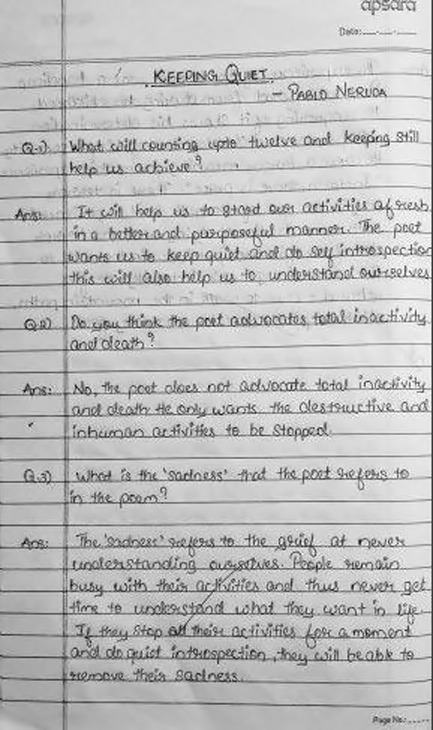
#> input picture eval/test.jpg, 433 x 730 px
$ python align_robust.py
#> lines starting #> are read from the running program, lines starting #| are printed output that depends on the picture; after the words box and inside, x2 and y2 are one past the last pixel; in counts of white or black regions, pixels touching at a corner belong together
# align_robust.py
# Robust alignment for tilted question papers
# Combines three angle estimators (minAreaRect, PCA, Hough) and uses the median angle.
# Author: Asik Kani (improved)

import cv2
import numpy as np
import math

def angle_from_minarea(thresh):
    # coords of foreground pixels
    coords = np.column_stack(np.where(thresh > 0))
    if len(coords) < 10:
        return None
    rect = cv2.minAreaRect(coords)
    angle = rect[-1]
    # convert OpenCV angle to rotation angle (degrees)
    if angle < -45:
        angle = -(90 + angle)
    else:
        angle = -angle
    return float(angle)

def angle_from_pca(thresh):
    coords = np.column_stack(np.where(thresh > 0))
    if len(coords) < 10:
        return None
    # PCA using SVD on centered coords
    coords = coords.astype(np.float32)
    mean = coords.mean(axis=0)
    centered = coords - mean
    u, s, vt = np.linalg.svd(centered, full_matrices=False)
    # first principal component direction
    pc = vt[0]
    angle_rad = math.atan2(pc[0], pc[1])  # note: coords are (row=y, col=x) so swap
    angle_deg = np.degrees(angle_rad)
    # convert to deskew rotation (negative)
    return -angle_deg

def angle_from_hough(gray):
    # detect strong lines and compute their angles
    edges = cv2.Canny(gray, 50, 150, apertureSize=3)
    # use probabilistic Hough to get line segments
    lines = cv2.HoughLinesP(edges, 1, np.pi/180, threshold=100, minLineLength=100, maxLineGap=20)
    if lines is None:
        return None
    angles = []
    for x1, y1, x2, y2 in lines[:,0]:
        dx = x2 - x1
        dy = y2 - y1
        if dx == 0 and dy == 0:
            continue
        ang = math.degrees(math.atan2(dy, dx))
        # we want angles near 0 (horizontal) — convert to -90..90
        if ang > 90:
            ang -= 180
        if ang <= -90:
            ang += 180
        # consider mostly near-horizontal lines; filter steep ones
        if abs(ang) < 45:
            angles.append(ang)
    if len(angles) == 0:
        return None
    # return mean of angles
    return float(np.median(angles))

def normalize_angle(a):
    # normalize to -90..90
    if a is None:
        return None
    a = float(a)
    while a <= -90:
        a += 180
    while a > 90:
        a -= 180
    return a

def rotate_image(img, angle):
    (h, w) = img.shape[:2]
    center = (w//2, h//2)
    M = cv2.getRotationMatrix2D(center, angle, 1.0)
    rotated = cv2.warpAffine(img, M, (w, h), flags=cv2.INTER_CUBIC, borderMode=cv2.BORDER_REPLICATE)
    return rotated

def crop_to_content(rotated):
    gray = cv2.cvtColor(rotated, cv2.COLOR_BGR2GRAY)
    _, th = cv2.threshold(gray, 0, 255, cv2.THRESH_BINARY | cv2.THRESH_OTSU)
    # invert so content is white
    th_inv = 255 - th
    coords = cv2.findNonZero(th_inv)
    if coords is None:
        return rotated
    x, y, w, h = cv2.boundingRect(coords)
    cropped = rotated[y:y+h, x:x+w]
    return cropped

def preprocess_for_angles(img):
    # create a threshold image highlighting ink/text
    gray = cv2.cvtColor(img, cv2.COLOR_BGR2GRAY)
    # equalize and blur a bit
    gray_eq = cv2.equalizeHist(gray)
    blur = cv2.GaussianBlur(gray_eq, (5,5), 0)
    # adaptive threshold might help with uneven lighting
    th = cv2.adaptiveThreshold(blur, 255, cv2.ADAPTIVE_THRESH_GAUSSIAN_C,
                               cv2.THRESH_BINARY, 31, 15)
    # invert: we want ink=white (255)
    th_inv = 255 - th
    # morphological opening to remove small noise
    kernel = cv2.getStructuringElement(cv2.MORPH_RECT, (3,3))
    th_inv = cv2.morphologyEx(th_inv, cv2.MORPH_OPEN, kernel, iterations=1)
    return gray_eq, th_inv

def align_robust(image_path, output_path="aligned_robust.jpg", debug=False):
    img = cv2.imread(image_path)
    if img is None:
        print("❌ Image not found.")
        return None

    # Work on copy for angle estimation but keep original resolution
    gray_for_hough, thresh = preprocess_for_angles(img)

    a1 = angle_from_minarea(thresh)
    a2 = angle_from_pca(thresh)
    a3 = angle_from_hough(gray_for_hough)

    a1 = normalize_angle(a1)
    a2 = normalize_angle(a2)
    a3 = normalize_angle(a3)

    # collect available angles
    candidates = [a for a in (a1, a2, a3) if a is not None]
    if len(candidates) == 0:
        print("⚠️ Could not estimate skew angle — saving original.")
        cv2.imwrite(output_path, img)
        return img

    # use median for robustness
    final_angle = float(np.median(candidates))

    # If angle tiny, skip rotation
    if abs(final_angle) < 0.15:
        print(f"🧭 Estimated angle {final_angle:.3f}° (tiny) — no rotation applied.")
        rotated = img.copy()
    else:
        rotated = rotate_image(img, final_angle)

    cropped = crop_to_content(rotated)

    cv2.imwrite(output_path, cropped)
    if debug:
        print("Angles (deg): minAreaRect={:.3f}, PCA={:.3f}, Hough={:.3f}".format(
            a1 if a1 is not None else float('nan'),
            a2 if a2 is not None else float('nan'),
            a3 if a3 is not None else float('nan')))
        print(f"Final applied rotation: {final_angle:.3f}°")
        # save debug visuals
        cv2.imwrite("debug_thresh.png", thresh)
        cv2.imwrite("debug_rotated.png", rotated)
        cv2.imwrite("debug_cropped.png", cropped)

    print(f"✅ Aligned saved: {output_path}  (angle applied: {final_angle:.3f}°)")
    return cropped

if __name__ == "__main__":
    path = input("📂 Enter image path: ").strip()
#> the answer given: ../eval/test.jpg
    out = input("📂 Output filename (ENTER for aligned_robust.jpg): ").strip()
#> the answer given: out.png
    if out == "":
        out = "aligned_robust.jpg"
    aligned = align_robust(path, out, debug=True)
#> in align_robust, img is the input picture: shape (730, 433, 3); min 4, max 255, mean 189.3
#> in preprocess_for_angles, `gray_eq = cv2.equalizeHist(gray)`:
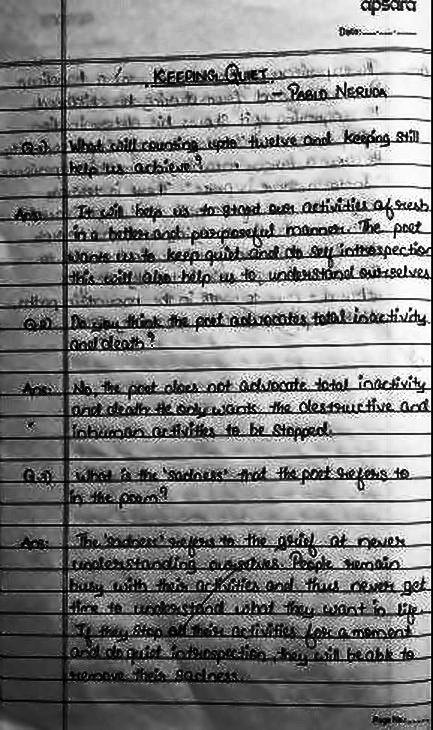
#> gray_eq: shape (730, 433); min 0, max 255, mean 128.9
#> in preprocess_for_angles, `blur = cv2.GaussianBlur(gray_eq, (5,5), 0)`:
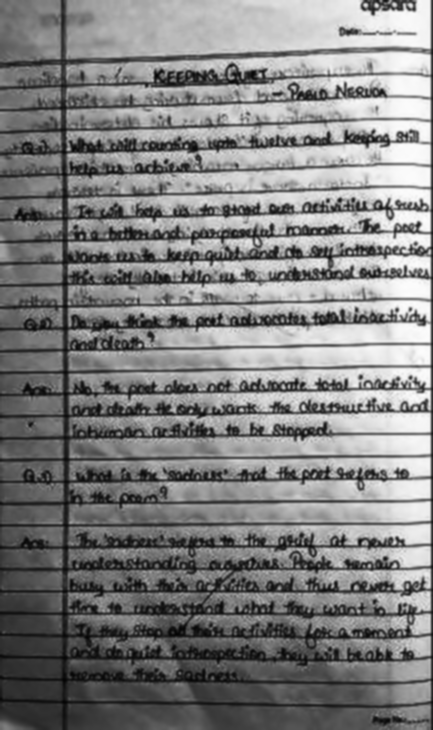
#> blur: shape (730, 433); min 4, max 253, mean 129
#> in preprocess_for_angles, `th = cv2.adaptiveThreshold(blur, 255, cv2.ADAPTIVE_THRESH_GAUSSIAN_C, ..`:
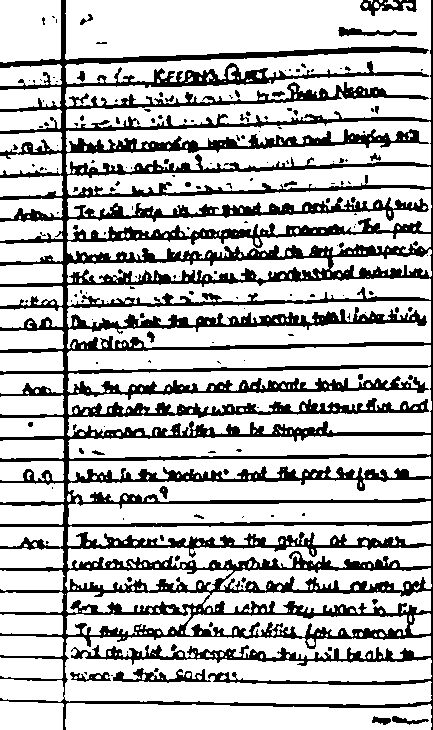
#> th: shape (730, 433); 74.4% white; 164 black regions (126 under 20 px), largest, box (x1, y1, x2, y2) and area: (0, 0, 433, 730) 77221, (113, 668, 211, 683) 601, (360, 0, 417, 16) 421
#> in preprocess_for_angles, `th_inv = cv2.morphologyEx(th_inv, cv2.MORPH_OPEN, kernel, iterations=1)`:
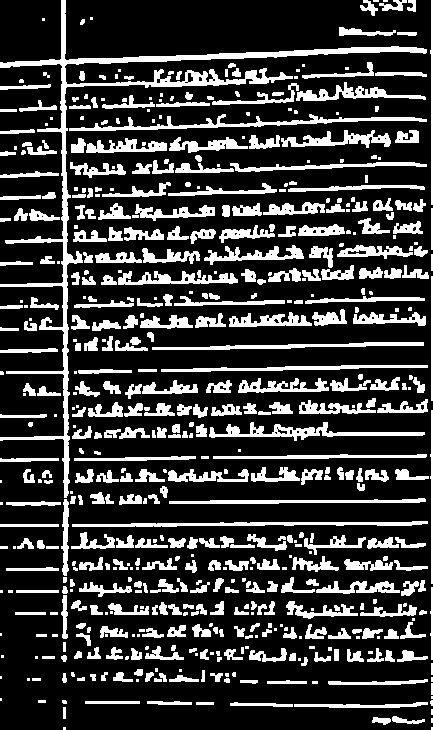
#> th_inv: shape (730, 433); 22.7% white; 565 white regions (165 under 20 px), largest, box (x1, y1, x2, y2) and area: (0, 0, 427, 498) 7385, (69, 114, 427, 131) 1519, (209, 422, 425, 441) 1298
#> in angle_from_minarea, `coords = np.column_stack(np.where(thresh > 0))`: coords = 71652 pairs, first value 0 to 729, second value 0 to 432
#> in angle_from_minarea, `rect = cv2.minAreaRect(coords)`: rect = ((364.5, 216), (432, 729), -90)
#> in angle_from_minarea, `angle = rect[-1]`: angle = -90
#> in angle_from_minarea, `angle = -(90 + angle)`: angle = 0
#> in angle_from_pca, `mean = coords.mean(axis=0)`: mean = [353.9, 225.4]
#> in angle_from_pca, `centered = coords - mean`: centered = 71652 pairs, first value -353.9 to 375.1, second value -225.4 to 206.6
#> in angle_from_pca, `u, s, vt = np.linalg.svd(centered, full_matrices=False)`: u = 71652 pairs, first value -0.00707 to 0.00751, second value -0.0074 to 0.00683; s = [50958.6, 32246.8]; vt = [[0.999, 0.0389], [-0.0389, 0.999]]
#> in angle_from_pca, `pc = vt[0]`: pc = [0.999, 0.0389]
#> in angle_from_pca, `angle_rad = math.atan2(pc[0], pc[1])`: angle_rad = 1.53
#> in angle_from_pca, `angle_deg = np.degrees(angle_rad)`: angle_deg = 87.77
#> in align_robust, `a2 = angle_from_pca(thresh)`: a2 = -87.77
#> in angle_from_hough, `edges = cv2.Canny(gray, 50, 150, apertureSize=3)`:
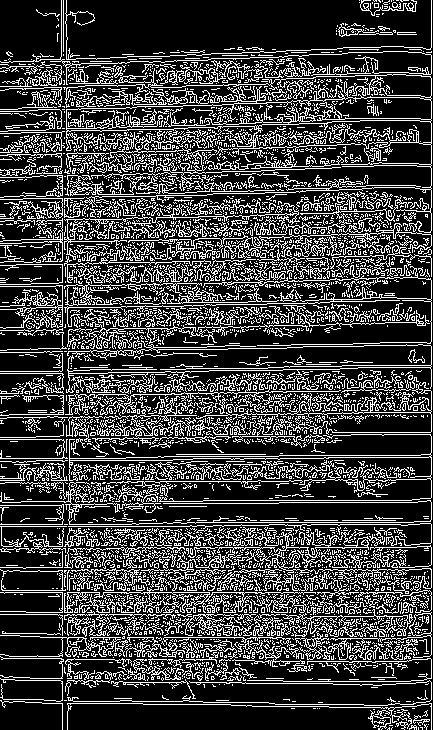
#> edges: shape (730, 433); 25% white in thin lines or dots
#> in angle_from_hough, `lines = cv2.HoughLinesP(edges, 1, np.pi/180, threshold=100, minLineLen..`: lines = 401 rows, first 6: [431, 729, 431, 0], [62, 729, 62, 170], [0, 592, 426, 592], [67, 729, 67, 414], [59, 14, 144, 704], [61, 50, 422, 729]
#> the loop in angle_from_hough, `for x1, y1, x2, y2 in lines[:,0]:` made 401 passes
#> (x1, y1, x2, y2, dx, dy, ang) on passes 1 to 12: (431, 729, 431, 0, 0, -729, 90), (62, 729, 62, 170, 0, -559, 90), (0, 592, 426, 592, 426, 0, 0), (67, 729, 67, 414, 0, -315, 90), (59, 14, 144, 704, 85, 690, 82.98), (61, 50, 422, 729, 361, 679, 62), (242, 49, 311, 706, 69, 657, 84), (0, 352, 196, 349, 196, -3, -0.877), (33, 60, 418, 727, 385, 667, 60.01), (19, 61, 393, 684, 374, 623, 59.02), (26, 61, 248, 705, 222, 644, 70.98), (135, 56, 392, 725, 257, 669, 68.99)
#> (dx, dy, ang) on passes 61, 63, 92, 98, 102, 110: (414, 0, 0), (169, -6, -2.03), (0, -565, 90), (395, -6, -0.87), (0, -157, 90), (320, -11, -1.97)
#> after the loop in angle_from_hough, `for x1, y1, x2, y2 in lines[:,0]:`: angles = [0, -0.877, 0.939, 0, -0.855, -2.01, -1.97, 0, -2.03, -0.87, -1.97, -0.83, -1.99, 0, 0, -2.02, 0.516, 0, -1.92]
#> in align_robust, `a3 = angle_from_hough(gray_for_hough)`: a3 = -0.855
#> in normalize_angle, `a = float(a)`: a = 0
#> in align_robust, `candidates = [a for a in (a1, a2, a3) if a is not None]`: candidates = [0, -87.77, -0.855]
#> in align_robust, `final_angle = float(np.median(candidates))`: final_angle = -0.855
#> in rotate_image, `M = cv2.getRotationMatrix2D(center, angle, 1.0)`: M = [[1, -0.0149, 5.47], [0.0149, 1, -3.18]]
#> in rotate_image, `rotated = cv2.warpAffine(img, M, (w, h), flags=cv2.INTER_CUBIC, border..`:
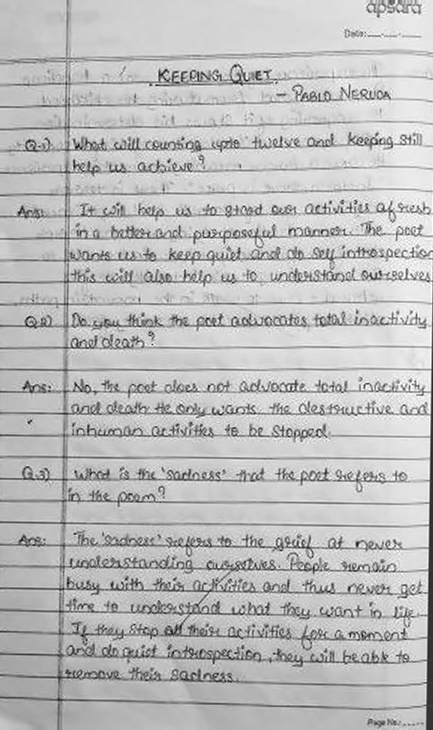
#> rotated: shape (730, 433, 3); min 0, max 255, mean 189.1
#> in crop_to_content, `_, th = cv2.threshold(gray, 0, 255, cv2.THRESH_BINARY | cv2.THRESH_OTSU)`:
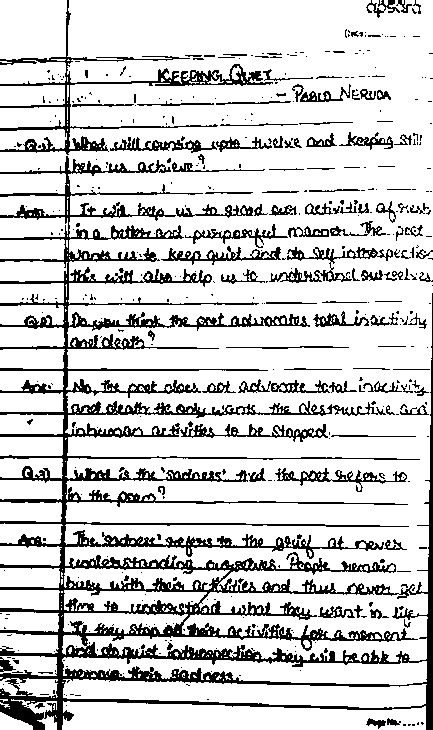
#> th: shape (730, 433); 81.5% white; 447 black regions (336 under 20 px), largest, box (x1, y1, x2, y2) and area: (0, 156, 433, 730) 39791, (0, 0, 273, 155) 3580, (269, 247, 393, 283) 1031
#> in crop_to_content, `coords = cv2.findNonZero(th_inv)`: coords = contour of 58599 points, box (x1, y1, x2, y2) (0, 0, 433, 730), area 28648
#> in crop_to_content, `x, y, w, h = cv2.boundingRect(coords)`: x = 0; w = 433; h = 730
#| Angles (deg): minAreaRect=-0.000, PCA=-87.773, Hough=-0.855
#| Final applied rotation: -0.855°
#| ✅ Aligned saved: out.png  (angle applied: -0.855°)
    if aligned is not None:
        cv2.imshow("Aligned", aligned)
        print("\nPress any key on the image window to close it.")
        cv2.waitKey(0)
        cv2.destroyAllWindows()

def align_image(input_path, output_path):
    """Wrapper for compatibility with server.py"""
    align_robust(input_path, output_path, debug=False)
